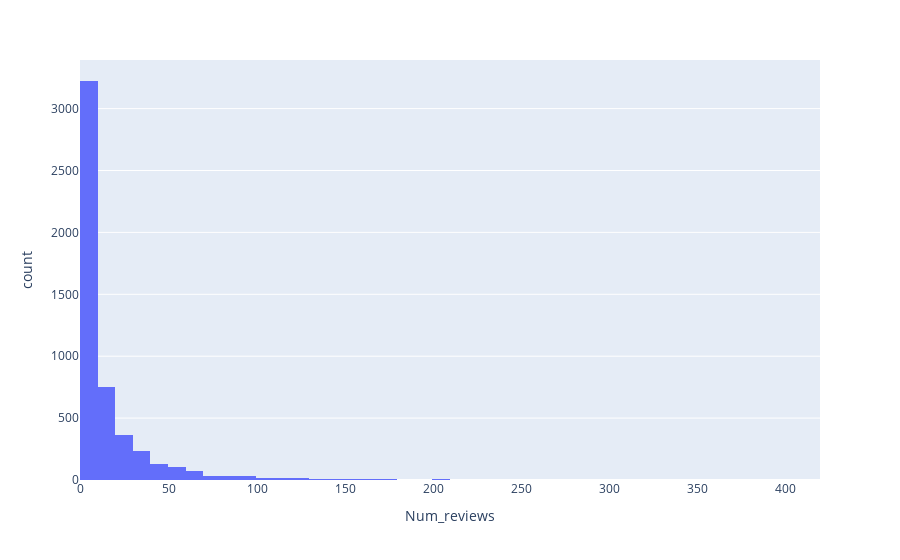

Source (notebook cell):
### Code cell
fig = px.histogram(num_reviews_per_rest, x="Num_reviews", nbins=50)
fig.show()

### Figure 1 — Plotly figure (JSON) as saved in the notebook; plotly's stock layout.template omitted (floating-point values rounded to 4 significant figures; data arrays with more than 128 entries replaced by an {"elided": "..."} marker saying what was removed)
{"data": [{"alignmentgroup": "True", "bingroup": "x", "hovertemplate": "Num_reviews=%{x}<br>count=%{y}<extra></extra>", "legendgroup": "", "marker": {"color": "#636efa", "pattern": {"shape": ""}}, "name": "", "nbinsx": 50, "offsetgroup": "", "orientation": "v", "showlegend": false, "x": {"elided": "5086 int values"}, "xaxis": "x", "yaxis": "y", "type": "histogram"}], "layout": {"xaxis": {"anchor": "y", "domain": [0.0, 1.0], "title": {"text": "Num_reviews"}}, "yaxis": {"anchor": "x", "domain": [0.0, 1.0], "title": {"text": "count"}}, "legend": {"tracegroupgap": 0}, "margin": {"t": 60}, "barmode": "relative"}}
